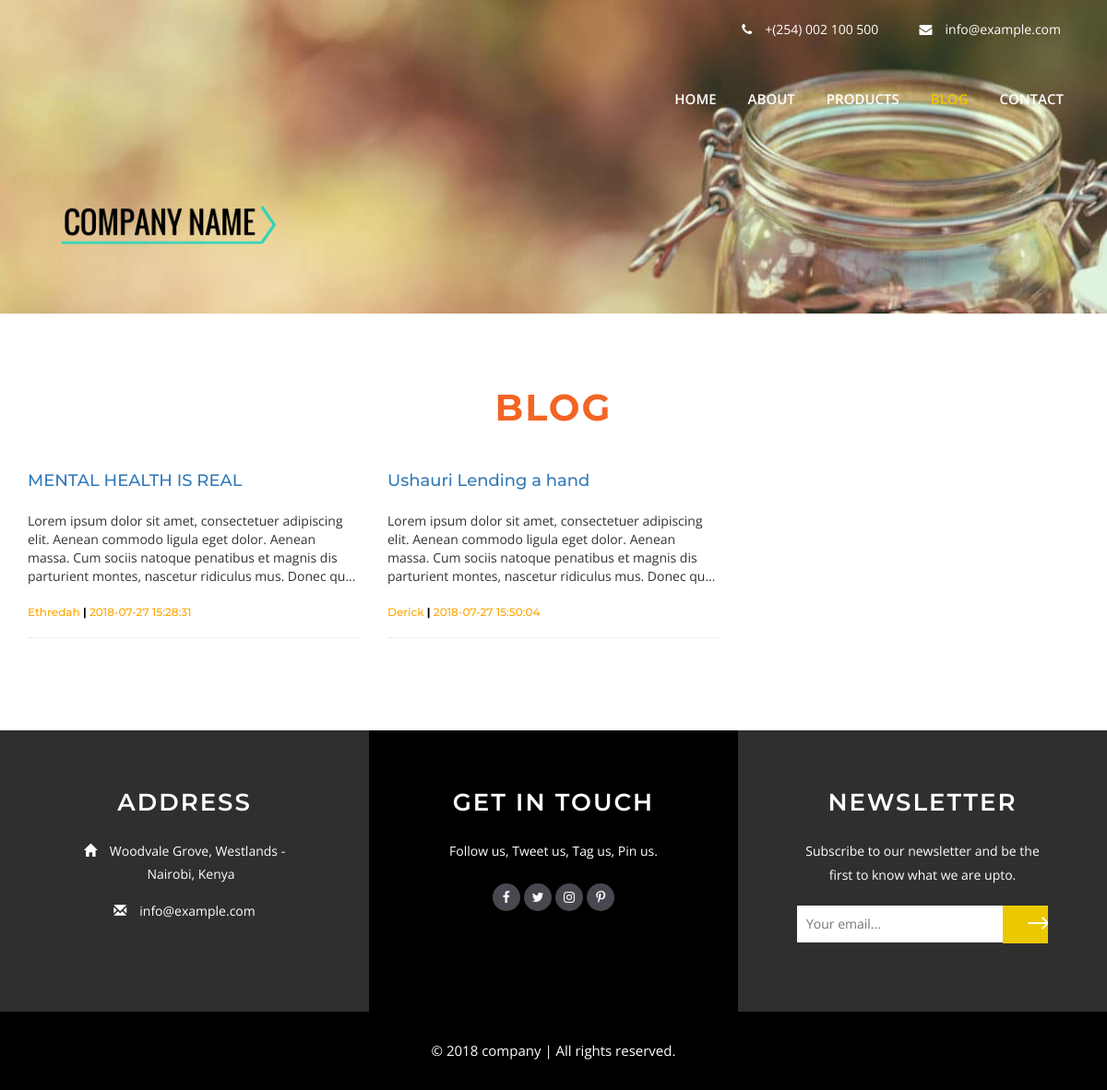
Screenshot of /blog.php with the database file from the repository.
### tables this page shows
CREATE TABLE `posts` (
  `id` int(11) NOT NULL,
  `author` varchar(200) NOT NULL,
  `title` varchar(400) NOT NULL,
  `content` text NOT NULL,
  `date` datetime NOT NULL DEFAULT CURRENT_TIMESTAMP
);

### blog.php (the view, shortened to what this page needs)
<?php
  require_once "admin/functions/db.php";
    $sql = 'SELECT * FROM posts';
    $query = mysqli_query($connection, $sql);
?>
<!DOCTYPE html>
<html lang="en">
<head>
<link href="css/bootstrap.css" rel="stylesheet" type="text/css" media="all" />
<link href="css/style.css" rel="stylesheet" type="text/css" media="all" />
<link href="css/font-awesome.css" rel="stylesheet">
</head>
<body>
	<div class="banner1">
		<div class="container">
			<div class="w3_agile_banner_top">
				<div class="agile_phone_mail">
					<ul>
						<li><i class="fa fa-phone" aria-hidden="true"></i>+(254) 002 100 500</li>
						<li><i class="fa fa-envelope" aria-hidden="true"></i><a href="mailto:info@Companyonline.net">info@example.com</a></li>
					</ul>
				</div>
			</div>
			<div class="agileits_w3layouts_banner_nav">
				<nav class="navbar navbar-default">
					<div class="navbar-header navbar-left">
						<h1><a class="navbar-brand" href="index.php"><img src="images/logo.png" class="img-responsive"></a></h1>
					</div>
					<div class="collapse navbar-collapse navbar-right" id="bs-example-navbar-collapse-1">
						<nav class="cl-effect-13" id="cl-effect-13">
						<ul class="nav navbar-nav">
							<li><a href="index.php">Home</a></li>
							<li><a href="about.php">About</a></li>
							<li><a href="portfolio.php">Products</a></li>
							<li class="active"><a href="blog.php">Blog</a></li>
							<li><a href="contact.php">Contact</a></li>
						</ul>
					</nav>
					</div>
				</nav>
			</div>
		</div>
	</div>
	<div class="gallery">
		<div class="container">
			<h2 class="w3l_head w3l_head1">Blog</h2>
			<div class="wthree_gallery_grids">
				<div class="row">
						<?php
                            if (mysqli_num_rows($query)==0) {
                              echo "<b style='color:brown;'>Sorry there are no posts Yet :( We will be uploading new content soon! </b> ";
                              }
                          else
                          {
                          	while ($row=mysqli_fetch_array($query)) {
                    echo
					'<div class="col-md-4">
						<a href="single.php?id='.$row["id"].'"><h4>'.$row["title"].'</h4></a>
						<br>
						<p>
							'.substr($row["content"], 0, 200).'...
						</p>
						<br>
						<h6 style="color: orange;">'.$row["author"].' <b style="color: #000;">|</b> '.$row["date"].'</h6>
						<hr>
					</div>';
								}
							}
						?>
				</div>
			</div>
		</div>
	</div>
	<?php
		include("footer.php");
	?>

### css/style.css (style rules this page uses)
html, body { font-size: 100%; font-family: 'Open Sans', sans-serif; background:#ffffff; margin: 0; }
p,ul li,ol li { margin:0; font-size:14px; }
h1,h2,h3,h4,h5,h6 { font-family: 'Montserrat', sans-serif; margin:0; }
ul,label { margin:0; padding:0; }
input[type="submit"],input[type="reset"],a,.agileinfo_services_grid1_pos,.agileinfo_services_grid1 h4,.simplefilter li { -webkit-transition: 0.5s ease-in; -moz-transition: 0.5s ease-in; -ms-transition: 0.5s ease-in; -o-transition: 0.5s ease-in; transition:0.5s ease-in; }
.banner1 { background:url(../images/banner.jpg) no-repeat 0px 0px; background-size:cover; -webkit-background-size:cover; -moz-background-size:cover; -o-background-size:cover; -ms-background-size:cover; min-height:340px; }
.agile_phone_mail { text-align: right; padding: 1em 0; }
.agile_phone_mail ul li { display: inline-block; padding: 6px 20px; color: #fff; }
.agile_phone_mail ul li a { text-decoration:none; color:#fff; }
.agile_phone_mail ul li i { padding-right:1em; }
.agileits_w3layouts_banner_nav { padding:1em 0; }
.navbar-default { background: none; border: none; }
.navbar { border-radius: 0; margin-bottom:0; }
.navbar-default .navbar-brand,.navbar-default .navbar-brand:hover, .navbar-default .navbar-brand:focus { color: #ecc800; }
.navbar-nav { float: right; }
.navbar-brand { padding: 0; font-size: 45px; line-height: 45px; height: 45px; letter-spacing: 1px; }
.navbar-collapse { padding: 0; }
.navbar-nav > li > a { text-transform: uppercase; padding:14px 15px; font-weight: 600; font-size: 15px; }
.navbar-right { width: 58%; margin-right: 0; }
.navbar-default .navbar-nav > li > a { color: #fff; }
.navbar { min-height: 45px; }
.navbar-nav { margin: 0.2em 0 0; }
.navbar-default .navbar-nav > .active > a, .navbar-default .navbar-nav > .active > a:hover, .navbar-default .navbar-nav > .active > a:focus { color: #ecc800; background-color:transparent; }
.navbar-nav > li { margin: 0 2px; }
.w3l_head { font-size: 40px; text-align: center; margin-bottom: 0px; font-weight: 700; text-transform: uppercase; letter-spacing: 2px; color:#f36523; }
.wthree_gallery_grids { margin:3em 0 0; }
.gallery { padding:5em 0; }

### rows the page displays
posts: title "MENTAL HEALTH IS REAL", content "Lorem ipsum dolor sit amet, consectetuer adipiscing elit. Aenean commodo ligula eget dolor. Aenean massa. Cum sociis natoque penatibus et magnis dis parturient montes, nascetur ridiculus mus. Donec qu", author "Ethredah", date "2018-07-27 15:28:31"
posts: title "Ushauri Lending a hand", content "Lorem ipsum dolor sit amet, consectetuer adipiscing elit. Aenean commodo ligula eget dolor. Aenean massa. Cum sociis natoque penatibus et magnis dis parturient montes, nascetur ridiculus mus. Donec qu", author "Derick", date "2018-07-27 15:50:04"
